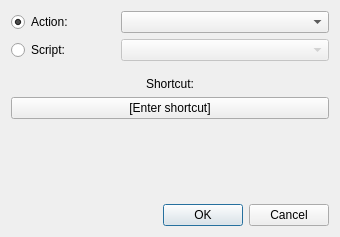
<?xml version="1.0" encoding="UTF-8"?>
<ui version="4.0">
 <class>ShortcutCreatorDialog</class>
 <widget class="QDialog" name="ShortcutCreatorDialog">
  <property name="geometry">
   <rect>
    <x>0</x>
    <y>0</y>
    <width>340</width>
    <height>237</height>
   </rect>
  </property>
  <property name="windowTitle">
   <string>New shortcut</string>
  </property>
  <layout class="QVBoxLayout" name="verticalLayout">
   <property name="spacing">
    <number>6</number>
   </property>
   <item>
    <layout class="QHBoxLayout" name="actionLayout">
     <property name="topMargin">
      <number>0</number>
     </property>
     <item>
      <widget class="QRadioButton" name="actionsRadioButton">
       <property name="sizePolicy">
        <sizepolicy hsizetype="Minimum" vsizetype="Fixed">
         <horstretch>1</horstretch>
         <verstretch>0</verstretch>
        </sizepolicy>
       </property>
       <property name="text">
        <string>Action:</string>
       </property>
       <property name="checked">
        <bool>true</bool>
       </property>
      </widget>
     </item>
     <item>
      <widget class="QComboBox" name="actionsComboBox">
       <property name="sizePolicy">
        <sizepolicy hsizetype="Preferred" vsizetype="Fixed">
         <horstretch>2</horstretch>
         <verstretch>0</verstretch>
        </sizepolicy>
       </property>
       <property name="minimumSize">
        <size>
         <width>0</width>
         <height>0</height>
        </size>
       </property>
      </widget>
     </item>
    </layout>
   </item>
   <item>
    <layout class="QHBoxLayout" name="scriptLayout">
     <property name="topMargin">
      <number>0</number>
     </property>
     <item>
      <widget class="QRadioButton" name="scriptsRadioButton">
       <property name="sizePolicy">
        <sizepolicy hsizetype="Minimum" vsizetype="Fixed">
         <horstretch>1</horstretch>
         <verstretch>0</verstretch>
        </sizepolicy>
       </property>
       <property name="text">
        <string>Script:</string>
       </property>
      </widget>
     </item>
     <item>
      <widget class="QComboBox" name="scriptsComboBox">
       <property name="enabled">
        <bool>false</bool>
       </property>
       <property name="sizePolicy">
        <sizepolicy hsizetype="Preferred" vsizetype="Fixed">
         <horstretch>2</horstretch>
         <verstretch>0</verstretch>
        </sizepolicy>
       </property>
       <property name="minimumSize">
        <size>
         <width>0</width>
         <height>0</height>
        </size>
       </property>
      </widget>
     </item>
    </layout>
   </item>
   <item>
    <spacer name="verticalSpacer_2">
     <property name="orientation">
      <enum>Qt::Vertical</enum>
     </property>
     <property name="sizeType">
      <enum>QSizePolicy::Minimum</enum>
     </property>
     <property name="sizeHint" stdset="0">
      <size>
       <width>20</width>
       <height>10</height>
      </size>
     </property>
    </spacer>
   </item>
   <item alignment="Qt::AlignHCenter">
    <widget class="QLabel" name="label_2">
     <property name="text">
      <string>Shortcut:</string>
     </property>
    </widget>
   </item>
   <item>
    <widget class="KeySequenceEdit" name="sequenceEdit">
     <property name="text">
      <string>[Enter shortcut]</string>
     </property>
    </widget>
   </item>
   <item>
    <spacer name="verticalSpacer">
     <property name="orientation">
      <enum>Qt::Vertical</enum>
     </property>
     <property name="sizeHint" stdset="0">
      <size>
       <width>20</width>
       <height>40</height>
      </size>
     </property>
    </spacer>
   </item>
   <item>
    <widget class="QLabel" name="warningLabel">
     <property name="minimumSize">
      <size>
       <width>0</width>
       <height>36</height>
      </size>
     </property>
     <property name="text">
      <string/>
     </property>
     <property name="wordWrap">
      <bool>true</bool>
     </property>
    </widget>
   </item>
   <item>
    <widget class="QDialogButtonBox" name="buttonBox">
     <property name="orientation">
      <enum>Qt::Horizontal</enum>
     </property>
     <property name="standardButtons">
      <set>QDialogButtonBox::Cancel|QDialogButtonBox::Ok</set>
     </property>
    </widget>
   </item>
  </layout>
 </widget>
 <customwidgets>
  <customwidget>
   <class>KeySequenceEdit</class>
   <extends>QPushButton</extends>
   <header>gui/customwidgets/keysequenceedit.h</header>
   <slots>
    <signal>edited()</signal>
   </slots>
  </customwidget>
 </customwidgets>
 <resources/>
 <connections>
  <connection>
   <sender>buttonBox</sender>
   <signal>accepted()</signal>
   <receiver>ShortcutCreatorDialog</receiver>
   <slot>accept()</slot>
   <hints>
    <hint type="sourcelabel">
     <x>257</x>
     <y>198</y>
    </hint>
    <hint type="destinationlabel">
     <x>157</x>
     <y>208</y>
    </hint>
   </hints>
  </connection>
  <connection>
   <sender>buttonBox</sender>
   <signal>rejected()</signal>
   <receiver>ShortcutCreatorDialog</receiver>
   <slot>reject()</slot>
   <hints>
    <hint type="sourcelabel">
     <x>325</x>
     <y>198</y>
    </hint>
    <hint type="destinationlabel">
     <x>286</x>
     <y>208</y>
    </hint>
   </hints>
  </connection>
  <connection>
   <sender>actionsRadioButton</sender>
   <signal>toggled(bool)</signal>
   <receiver>actionsComboBox</receiver>
   <slot>setEnabled(bool)</slot>
   <hints>
    <hint type="sourcelabel">
     <x>62</x>
     <y>27</y>
    </hint>
    <hint type="destinationlabel">
     <x>167</x>
     <y>25</y>
    </hint>
   </hints>
  </connection>
  <connection>
   <sender>actionsRadioButton</sender>
   <signal>toggled(bool)</signal>
   <receiver>scriptsComboBox</receiver>
   <slot>setDisabled(bool)</slot>
   <hints>
    <hint type="sourcelabel">
     <x>104</x>
     <y>18</y>
    </hint>
    <hint type="destinationlabel">
     <x>138</x>
     <y>51</y>
    </hint>
   </hints>
  </connection>
  <connection>
   <sender>scriptsRadioButton</sender>
   <signal>toggled(bool)</signal>
   <receiver>actionsComboBox</receiver>
   <slot>setDisabled(bool)</slot>
   <hints>
    <hint type="sourcelabel">
     <x>75</x>
     <y>56</y>
    </hint>
    <hint type="destinationlabel">
     <x>140</x>
     <y>22</y>
    </hint>
   </hints>
  </connection>
  <connection>
   <sender>scriptsRadioButton</sender>
   <signal>toggled(bool)</signal>
   <receiver>scriptsComboBox</receiver>
   <slot>setEnabled(bool)</slot>
   <hints>
    <hint type="sourcelabel">
     <x>96</x>
     <y>58</y>
    </hint>
    <hint type="destinationlabel">
     <x>160</x>
     <y>59</y>
    </hint>
   </hints>
  </connection>
  <connection>
   <sender>sequenceEdit</sender>
   <signal>edited()</signal>
   <receiver>ShortcutCreatorDialog</receiver>
   <slot>onShortcutEdited()</slot>
   <hints>
    <hint type="sourcelabel">
     <x>170</x>
     <y>126</y>
    </hint>
    <hint type="destinationlabel">
     <x>243</x>
     <y>94</y>
    </hint>
   </hints>
  </connection>
 </connections>
 <slots>
  <slot>onShortcutEdited()</slot>
 </slots>
</ui>
